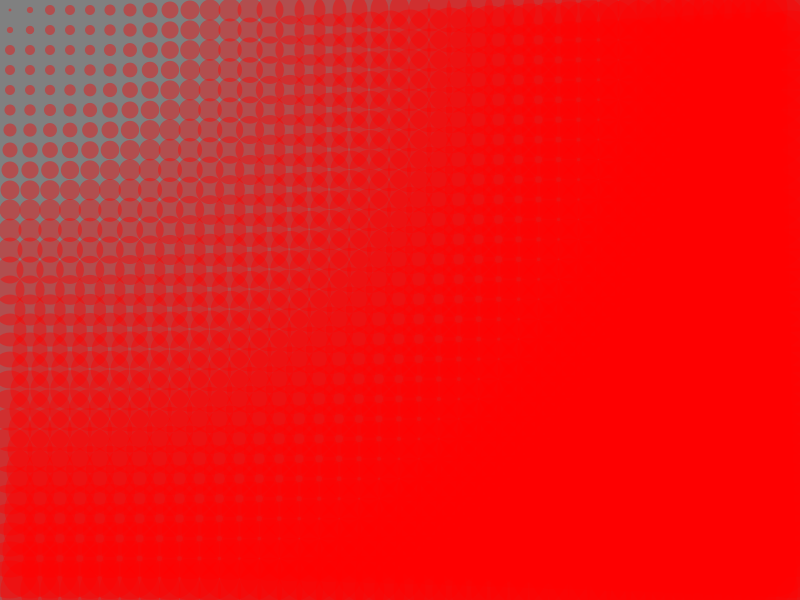
Frame 1 (no input)
Frame 60 (the mouse pressed at the canvas centre just before this capture): identical to frame 1, image omitted
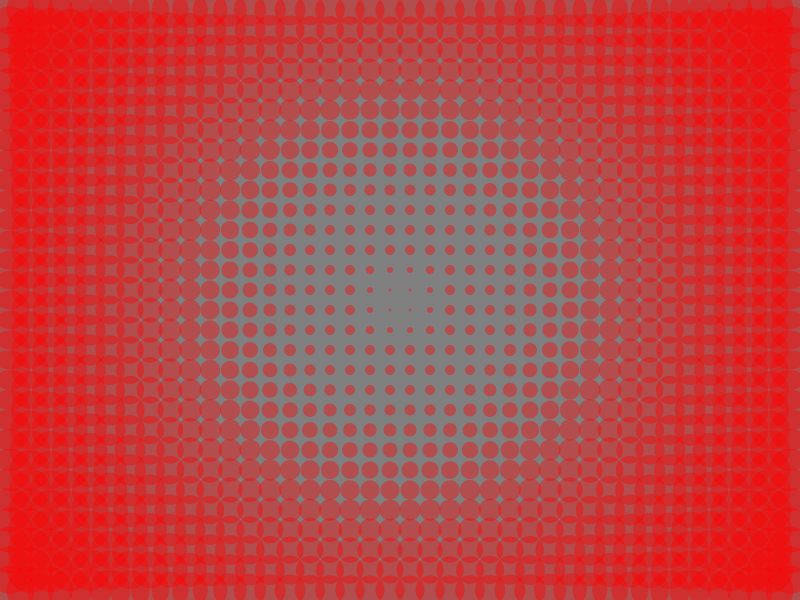
Frame 120 (the mouse held since frame 60 and released just before this capture)

The Processing sketch that drew these frames (run headless with seeded random() and noise(); from frame 60 on, the mouse is pressed at the canvas centre):

// Processing sketch: InEffect
// ── InEffect.pde
// InEffect

float distance;
float cS;
void setup()
{
  size(800, 600);
  cS = distance;
}

void draw()
{
  background(128);

  drawCircles();
  println(distance);
}

void drawCircles()
{
  for (int cX = 10; cX < width; cX += 20)
  {
    for (int cY = 10; cY < height; cY += 20)
    {
      noStroke();
      fill(255, 0, 0, 100);
      distance = dist(cX, cY, mouseX, mouseY);
      if (distance < 50)
      {
        ellipse(cX, cY, distance/5, distance/5);
      } else if (distance > 100)
      {
        ellipse(cX, cY, distance/10, distance/10);
      } else if (distance <= 100 && distance > 40)
      {
        ellipse(cX, cY, 10,10);
      } else
      {
        ellipse(cX, cY, 20, 20);
      }
    }
  }
}
